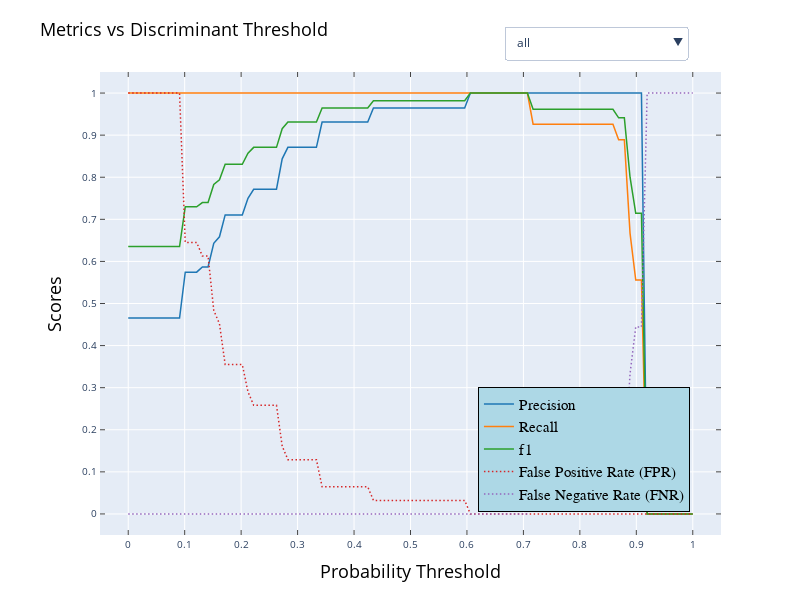

This figure's notebook cell:
### Code cell
# XGBoost Forest Model
plotly_fig, fig, ax, disc_threshold = plot_threshold(xgboost_best_estimator, X_test, y_test, argmax='f1',
                                title='Metrics vs Discriminant Threshold',
                                fig_size=(8, 6), dpi=100,
                                save_fig_path="model/xgboost_disc_threshold.html")

plotly_fig
